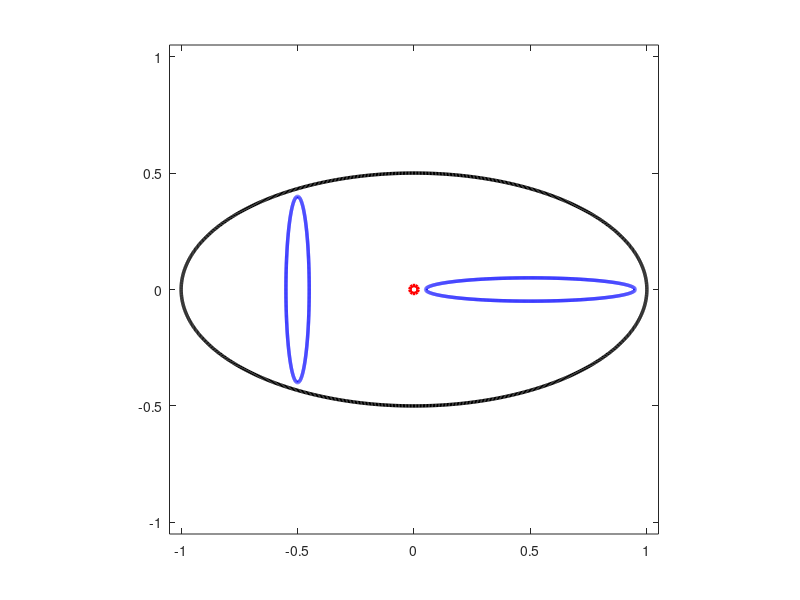

The MATLAB script that drew this image: (Note: this script raises an error after producing the figure.)
%  Copyright Mohamed Nasser 2017
%  Please cite this MATLAB functions as:
%
%  When citing this software please mention the URL of the master repository 
%  (https://github.com/mmsnasser/CircularMap), and the paper
%  M.M.S. Nasser,Fast Computation of the Circular Map, Computational Methods 
%  and Function Theory, 15 (2015) 187-223.
%
%
%  PLEASE note that this toolbox contains the files:
%  zfmm2dpart.m
%  fmm2d_r2012a.mexw32
%  fmm2d_r2012a.mexw64
%  pthreadGC2-w32.dll
%  pthreadGC2-w64.dll
%  From the Toolbox:
%  L. G REENGARD AND Z. G IMBUTAS , FMMLIB2D: A MATLAB toolbox for
%  fast multipole method in two dimensions, Version 1.2, 2012.
%  http://www.cims.nyu.edu/cmcl/fmm2dlib/fmm2dlib.html
%  PLEASE also cite the FMMLIB2D toolbox.
clear
clc
%%
n         =   2^10
ratio     =   0.2;
t         =   (0:2*pi/n:2*pi-2*pi/n).';
%% 
Mat_coef  =   [0                    2         1
               0.5                  0.9      -0.1
              -0.5                  0.1      -0.8
               ];               
cent      =   Mat_coef(:,1);
radx      =   Mat_coef(:,2);
rady      =   Mat_coef(:,3);
m         =   length(cent)-1
%%
alphain     =    0;
for k=1:m+1
    et(1+(k-1)*n:k*n,1)    =  cent(k)+0.5.*(+radx(k).*cos(t)+i*rady(k).*sin(t));
    etp(1+(k-1)*n:k*n,1)   =          0.5.*(-radx(k).*sin(t)+i*rady(k).*cos(t));
end
%%
figure;
hold on
box on
k=1;
c_cr   =  et((k-1)*n+1:k*n,1); c_cr(n+1)  =  c_cr(1);
plot(real(c_cr),imag(c_cr),'k','LineWidth',2.5)
for k=2:m+1
    c_cr    =  et((k-1)*n+1:k*n,1); c_cr(n+1)  =  c_cr(1);
    plot(real(c_cr),imag(c_cr),'b','LineWidth',2.5)
end
c_cr    =  cent(2:end); 
plot(real(alphain),imag(alphain),'or','LineWidth',2.5)
% plot(real(c_cr),imag(c_cr),'ok','LineWidth',1.0,'MarkerFaceColor','k')
axis equal
axis([-1.05  1.05  -1.05   1.05])
%%

%%
[zet,zetp,cntd,rad]=circmap(et,etp,alphain,n);
%%
figure;
hold on
box on
k=1;
c_cr   =  zet((k-1)*n+1:k*n,1); c_cr(n+1)  =  c_cr(1);
plot(real(c_cr),imag(c_cr),'k','LineWidth',2.5)
for k=2:m+1
    c_cr    =  zet((k-1)*n+1:k*n,1); c_cr(n+1)  =  c_cr(1);
    plot(real(c_cr),imag(c_cr),'b','LineWidth',2.5)
end
c_cr    =  cntd(2:end); 
plot(real(cntd(1)),imag(cntd(1)),'or','LineWidth',2.5)
% plot(real(c_cr),imag(c_cr),'ok','LineWidth',1.0,'MarkerFaceColor','k')
axis equal
axis([-1.05  1.05  -1.05   1.05])
%%

